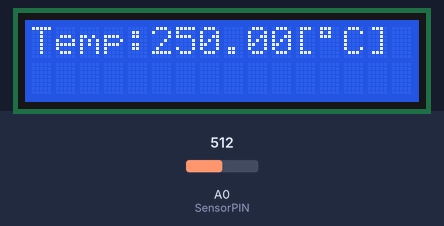
Recording of a sketch running on a simulated Arduino Uno, built with avr-gcc and run on an emulated ATmega328P. On the bench: 16×2 character LCD. The inputs (shaded band) are chosen by the test bench; at power-on: A0 (SensorPIN) = 512.

Above: at 1.2 s.
1.3 s: A0 (SensorPIN) set to 716
At 3.9 s:
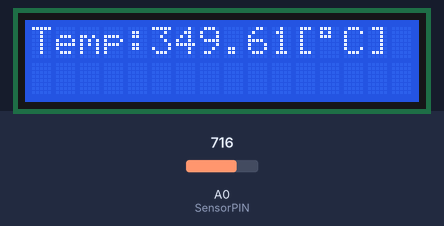
4.3 s: A0 (SensorPIN) set to 900
At 6.7 s:
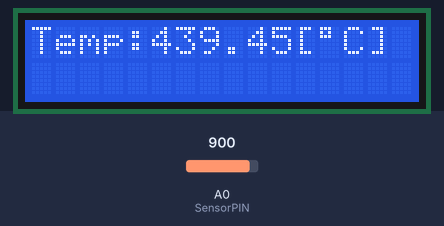
7.0 s: A0 (SensorPIN) set to 1023
At 9.6 s:
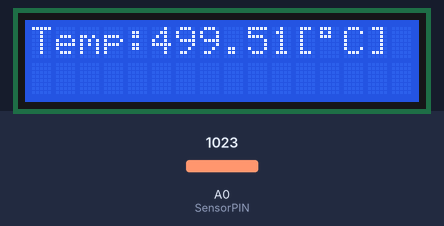
Timing chart, 0 to 11.1 s (numbered marks = the images above; inputs shaded):
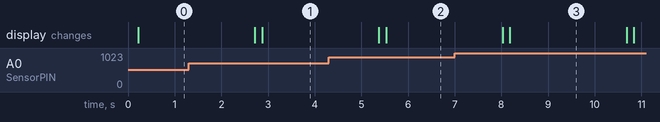

Measured:
- after the input at 1.3 s, the display: first differs from a run without the input after 1.6 s (image 1)
- after the input at 4.3 s, the display: first differs from a run without the input after 1.2 s (image 2)
- after the input at 7.0 s, the display: first differs from a run without the input after 1.2 s (image 3)

The sketch:

Thermometer.ino
```cpp
#include <LiquidCrystal.h>
LiquidCrystal lcd(4,6,10,11,12,13);
char s[16];
const int SensorPIN = A0;

void setup() {
     Serial.begin(9600) ;
     lcd.begin(16,2);
}

void loop() {
    float tmp1 = 0.0,tmp2 = 0.0,ans;

    lcd.clear();
    lcd.setCursor(0,0);

    //Calculate mean value of tempareture
     for (int i=0; i <= 4; i++){
        tmp1 = analogRead(SensorPIN);
        tmp1 = tmp1 * 5.0 / 1024.0 * 100; //convert to voltage
        tmp2 += tmp1;
        delay(30);
     }
    ans = tmp2 / 5.0;

    lcd.print("Temp:");
    lcd.print(ans);
    sprintf(s, "[%cC]", 0b11011111);
    lcd.print(s);
    delay(2500);
}
```
